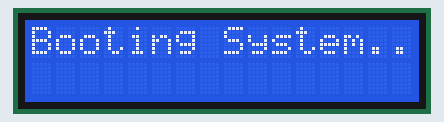
Simulated run of this sketch. Board: ESP32. On the bench: 16×2 character LCD. WiFi joins after 1.5 s; servers stay silent unless stated; what the sketch prints to the serial monitor is not drawn.

Above: at 0.1 s.
At 1.7 s:
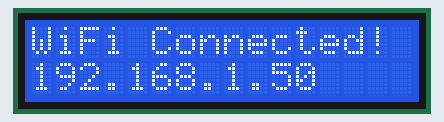
At 5.7 s:
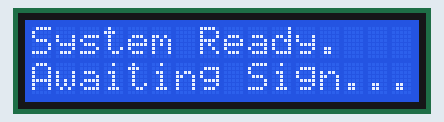

The sketch:

ESP32_Devkit_Hub.ino
```cpp
// ==========================================
// BLYNK CONFIGURATION (MUST BE AT THE VERY TOP)
// ==========================================
#define BLYNK_TEMPLATE_ID "YOUR_BLYNK_TEMPLATE_ID"
#define BLYNK_TEMPLATE_NAME "YOUR_BLYNK_TEMPLATE_NAME"
#define BLYNK_AUTH_TOKEN "YOUR_BLYNK_AUTH_TOKEN"
#define BLYNK_PRINT Serial

#include <WiFi.h>
#include <WebServer.h>
#include <LiquidCrystal_I2C.h>
#include <BlynkSimpleEsp32.h>

// ==========================================
// WI-FI CONFIGURATION
// ==========================================
const char* ssid = "YOUR_WIFI_NETWORK_NAME";
const char* password = "YOUR_WIFI_PASSWORD";

WebServer server(80);
LiquidCrystal_I2C lcd(0x27, 16, 2);

// Store the latest sign globally so the web page can fetch it
String currentDetectedSign = "WAITING";

// ==========================================
// CLEAN, TEXT-ONLY WEBPAGE (PROGMEM)
// ==========================================
const char index_html[] PROGMEM = R"rawliteral(
<!DOCTYPE html>
<html lang="en">
<head>
    <meta charset="UTF-8">
    <meta name="viewport" content="width=device-width, initial-scale=1.0">
    <title>Sign Language HUD</title>
    <script src="https://cdn.tailwindcss.com"></script>
</head>
<body class="flex flex-col items-center justify-center min-h-screen bg-gray-100 p-4 font-sans text-gray-800">
    <div class="w-full max-w-md bg-white rounded-3xl shadow-xl overflow-hidden border border-gray-200">
        <div class="bg-blue-600 p-6 text-center text-white">
            <h1 class="text-2xl font-bold mb-1">Sign Assistant HUD</h1>
            <div class="flex items-center justify-center space-x-2 text-sm opacity-90">
                <span id="status-dot" class="w-3 h-3 rounded-full bg-red-400 shadow"></span>
                <span id="status-text">Connecting...</span>
            </div>
        </div>

        <div class="p-8 text-center flex flex-col items-center justify-center min-h-[200px]">
            <h2 class="text-sm uppercase tracking-widest text-gray-400 font-semibold mb-2">Current Sign</h2>
            <p id="detected-sign" class="text-5xl font-extrabold text-blue-600 tracking-tight transition-all duration-300">WAITING</p>
        </div>
    </div>

    <script>
        // Use AJAX Polling to bypass firewall restrictions on strict Wi-Fi networks
        function updateSign() {
            fetch('/get_sign')
                .then(response => {
                    if (!response.ok) throw new Error('Network response was not ok');
                    return response.text();
                })
                .then(text => {
                    document.getElementById('status-dot').classList.replace('bg-red-400', 'bg-green-400');
                    document.getElementById('status-text').innerText = "Live & Listening";

                    // Update text only if it has changed to prevent flickering
                    let signElement = document.getElementById('detected-sign');
                    if (signElement.innerText !== text) {
                        signElement.innerText = text;
                    }
                })
                .catch(error => {
                    document.getElementById('status-dot').classList.replace('bg-green-400', 'bg-red-400');
                    document.getElementById('status-text').innerText = "Disconnected. Retrying...";
                });
        }

        window.addEventListener('load', () => {
            // Check for new signs twice a second (500ms)
            setInterval(updateSign, 500);
        });
    </script>
</body>
</html>
)rawliteral";

void setup() {
  Serial.begin(115200);

  // 1. Initialize the Physical LCD
  lcd.init();
  lcd.backlight();
  lcd.clear();
  lcd.setCursor(0, 0);
  lcd.print("Booting System..");

  // 2. Connect to Wi-Fi
  WiFi.begin(ssid, password);
  Serial.print("Connecting to WiFi");
  while (WiFi.status() != WL_CONNECTED) {
    delay(500);
    Serial.print(".");
  }

  // 3. Configure Blynk (Runs in background)
  Blynk.config(BLYNK_AUTH_TOKEN);

  lcd.clear();
  lcd.setCursor(0, 0);
  lcd.print("WiFi Connected!");
  lcd.setCursor(0, 1);
  lcd.print(WiFi.localIP().toString());

  Serial.println("\n--- SYSTEM READY ---");
  Serial.print("Local Webpage IP: ");
  Serial.println(WiFi.localIP());

  // Wait a few seconds to show IP, then clear
  delay(4000);
  lcd.clear();
  lcd.setCursor(0, 0);
  lcd.print("System Ready.");
  lcd.setCursor(0, 1);
  lcd.print("Awaiting Sign...");

  // Push startup status to Blynk Cloud
  Blynk.virtualWrite(V0, "Online");
  Blynk.virtualWrite(V1, "Waiting for input");

  // 4. Setup Web Server Routing

  // Route to load the main webpage
  server.on("/", HTTP_GET, []() {
    server.send(200, "text/html", index_html);
  });

  // Route for the webpage to ask "what is the current sign?"
  server.on("/get_sign", HTTP_GET, []() {
    server.send(200, "text/plain", currentDetectedSign);
  });

  // Route where the Python AI sends the detected signs
  server.on("/ai_input", HTTP_POST, []() {
    if (server.hasArg("sign")) {
      String detectedSign = server.arg("sign");
      Serial.println("AI Detected: " + detectedSign);

      // Update global variable for the Web Page
      currentDetectedSign = detectedSign;

      // Update the Physical LCD Display instantly
      lcd.clear();
      lcd.setCursor(0, 0);
      lcd.print("Detected Sign:");
      lcd.setCursor(0, 1);
      lcd.print("-> " + detectedSign);

      // Push update to Blynk IoT Dashboard
      Blynk.virtualWrite(V0, "Active");       // Status Datastream
      Blynk.virtualWrite(V1, detectedSign);   // Sign Text Datastream

      server.send(200, "text/plain", "OK");
    } else {
      server.send(400, "text/plain", "Missing sign argument");
    }
  });

  server.begin();
}

void loop() {
  server.handleClient();
  Blynk.run(); // Keep Blynk Cloud connection alive
}
```

Measured:
- what the display in image 1 shows lasts 4.0 s, from 1.6 s to 5.6 s
